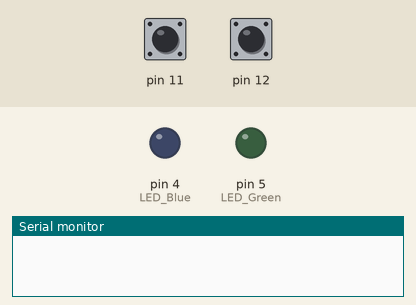
Simulated run of this sketch. Board: Arduino Uno, built with avr-gcc and run on an emulated ATmega328P. On the bench: output pins drawn as LEDs (lit = HIGH), the last lines printed to the serial monitor. The inputs (shaded band) are chosen by the test bench; at power-on: pin 11 HIGH, pin 12 HIGH.

Above: at 1.2 s.
1.3 s: pin 11 pulled LOW for 0.15 s
At 1.4 s:
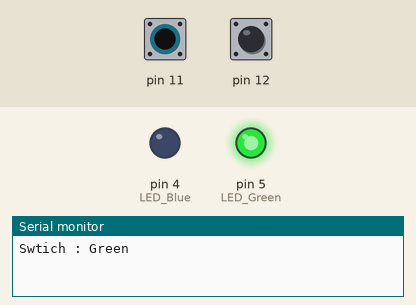
3.0 s: pin 12 pulled LOW for 0.15 s
At 3.1 s:
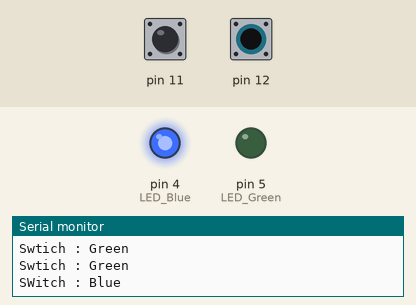
4.7 s: pin 12 pulled LOW for 3.2 s
At 9.1 s:
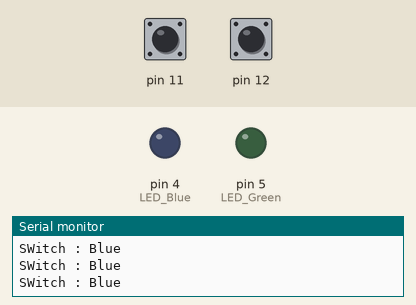
9.4 s: pin 11 pulled LOW for 3.2 s
At 10.3 s:
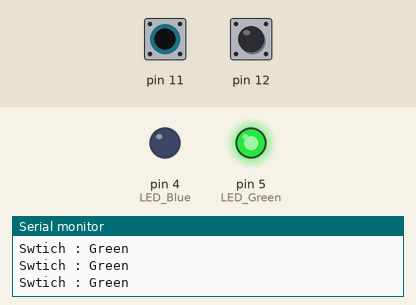
14.1 s: pin 11 driven LOW and pin 12 driven LOW
At 15.2 s:
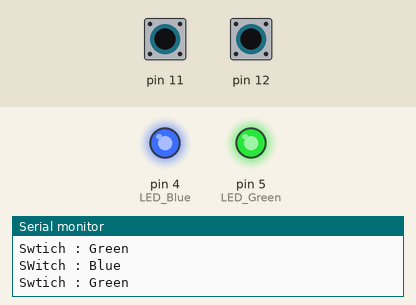
Timing chart, 0 to 16.6 s (numbered marks = the images above; inputs shaded):
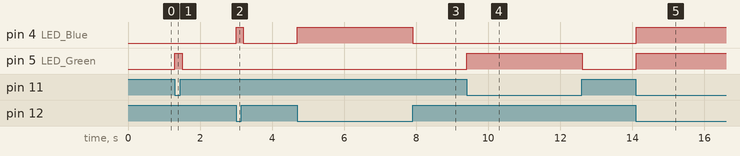

The sketch:

02_PWM_05.ino
```cpp
int swich1 = 12;
int LED_Blue = 4;
int swtich2 = 11;
int LED_Green = 5;

void setup() {
  Serial.begin(9600);
  pinMode(12, INPUT_PULLUP);
  pinMode(4, OUTPUT);
  pinMode(11, INPUT_PULLUP);
  pinMode(5, OUTPUT);
}

void loop() {
  int SW1 = digitalRead(12);
  int SW2 = digitalRead(11);

  digitalWrite(LED_Blue, LOW);
  digitalWrite(LED_Green, LOW);

  if(SW1 == LOW) {
    Serial.println("SWitch : Blue");
    digitalWrite(LED_Blue, HIGH);
  }
  if(SW2 == LOW) {
    Serial.println("Swtich : Green");
    digitalWrite(LED_Green, HIGH);
  }
  delay(100);
}
```

Measured:
- after the input at 1.3 s, pin 5 (LED_Green): LOW → HIGH at once, → LOW 0.20 s later
- after the input at 3.0 s, pin 4 (LED_Blue): LOW → HIGH at once, → LOW 0.20 s later
- after the input at 4.7 s, pin 4 (LED_Blue): LOW → HIGH at once, → LOW 3.2 s later
- after the input at 9.4 s, pin 5 (LED_Green): LOW → HIGH at once, → LOW 3.2 s later
- after the input at 14.1 s, pin 4 (LED_Blue), pin 5 (LED_Green): LOW → HIGH at once
